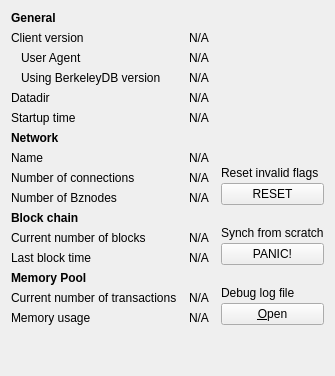
     <widget class="QWidget" name="tab_info">
      <attribute name="title">
       <string>&amp;Information</string>
      </attribute>
      <layout class="QGridLayout" name="gridLayout" columnstretch="0,1,0">
       <property name="horizontalSpacing">
        <number>12</number>
       </property>
       <item row="0" column="0">
        <widget class="QLabel" name="label_9">
         <property name="font">
          <font>
           <weight>75</weight>
           <bold>true</bold>
          </font>
         </property>
         <property name="text">
          <string>General</string>
         </property>
        </widget>
       </item>
       <item row="1" column="0">
        <widget class="QLabel" name="label_6">
         <property name="text">
          <string>Client version</string>
         </property>
        </widget>
       </item>
       <item row="1" column="1" colspan="2">
        <widget class="QLabel" name="clientVersion">
         <property name="cursor">
          <cursorShape>IBeamCursor</cursorShape>
         </property>
         <property name="text">
          <string>N/A</string>
         </property>
         <property name="textFormat">
          <enum>Qt::PlainText</enum>
         </property>
         <property name="textInteractionFlags">
          <set>Qt::LinksAccessibleByMouse|Qt::TextSelectableByKeyboard|Qt::TextSelectableByMouse</set>
         </property>
        </widget>
       </item>
       <item row="2" column="0">
        <widget class="QLabel" name="labelClientUserAgent">
         <property name="text">
          <string>User Agent</string>
         </property>
         <property name="indent">
          <number>10</number>
         </property>
        </widget>
       </item>
       <item row="2" column="1" colspan="2">
        <widget class="QLabel" name="clientUserAgent">
         <property name="cursor">
          <cursorShape>IBeamCursor</cursorShape>
         </property>
         <property name="text">
          <string>N/A</string>
         </property>
         <property name="textFormat">
          <enum>Qt::PlainText</enum>
         </property>
         <property name="textInteractionFlags">
          <set>Qt::LinksAccessibleByMouse|Qt::TextSelectableByKeyboard|Qt::TextSelectableByMouse</set>
         </property>
        </widget>
       </item>
       <item row="3" column="0">
        <widget class="QLabel" name="label_berkeleyDBVersion">
         <property name="text">
          <string>Using BerkeleyDB version</string>
         </property>
         <property name="indent">
          <number>10</number>
         </property>
        </widget>
       </item>
       <item row="3" column="1" colspan="2">
        <widget class="QLabel" name="berkeleyDBVersion">
         <property name="cursor">
          <cursorShape>IBeamCursor</cursorShape>
         </property>
         <property name="text">
          <string>N/A</string>
         </property>
         <property name="textFormat">
          <enum>Qt::PlainText</enum>
         </property>
         <property name="textInteractionFlags">
          <set>Qt::LinksAccessibleByMouse|Qt::TextSelectableByKeyboard|Qt::TextSelectableByMouse</set>
         </property>
        </widget>
       </item>
       <item row="4" column="0">
        <widget class="QLabel" name="label_12">
         <property name="text">
          <string>Datadir</string>
         </property>
        </widget>
       </item>
       <item row="4" column="1" colspan="2">
        <widget class="QLabel" name="dataDir">
         <property name="cursor">
          <cursorShape>IBeamCursor</cursorShape>
         </property>
         <property name="text">
          <string>N/A</string>
         </property>
         <property name="textFormat">
          <enum>Qt::PlainText</enum>
         </property>
         <property name="wordWrap">
          <bool>true</bool>
         </property>
         <property name="textInteractionFlags">
          <set>Qt::LinksAccessibleByMouse|Qt::TextSelectableByKeyboard|Qt::TextSelectableByMouse</set>
         </property>
        </widget>
       </item>
       <item row="5" column="0">
        <widget class="QLabel" name="label_13">
         <property name="text">
          <string>Startup time</string>
         </property>
        </widget>
       </item>
       <item row="5" column="1" colspan="2">
        <widget class="QLabel" name="startupTime">
         <property name="cursor">
          <cursorShape>IBeamCursor</cursorShape>
         </property>
         <property name="text">
          <string>N/A</string>
         </property>
         <property name="textFormat">
          <enum>Qt::PlainText</enum>
         </property>
         <property name="textInteractionFlags">
          <set>Qt::LinksAccessibleByMouse|Qt::TextSelectableByKeyboard|Qt::TextSelectableByMouse</set>
         </property>
        </widget>
       </item>
       <item row="6" column="0">
        <widget class="QLabel" name="labelNetwork">
         <property name="font">
          <font>
           <weight>75</weight>
           <bold>true</bold>
          </font>
         </property>
         <property name="text">
          <string>Network</string>
         </property>
        </widget>
       </item>
       <item row="7" column="0">
        <widget class="QLabel" name="label_8">
         <property name="text">
          <string>Name</string>
         </property>
        </widget>
       </item>
       <item row="7" column="1" colspan="2">
        <widget class="QLabel" name="networkName">
         <property name="cursor">
          <cursorShape>IBeamCursor</cursorShape>
         </property>
         <property name="text">
          <string>N/A</string>
         </property>
         <property name="textFormat">
          <enum>Qt::PlainText</enum>
         </property>
         <property name="textInteractionFlags">
          <set>Qt::LinksAccessibleByMouse|Qt::TextSelectableByKeyboard|Qt::TextSelectableByMouse</set>
         </property>
        </widget>
       </item>
       <item row="8" column="0">
        <widget class="QLabel" name="label_7">
         <property name="text">
          <string>Number of connections</string>
         </property>
        </widget>
       </item>
       <item row="8" column="1" colspan="2">
        <widget class="QLabel" name="numberOfConnections">
         <property name="cursor">
          <cursorShape>IBeamCursor</cursorShape>
         </property>
         <property name="text">
          <string>N/A</string>
         </property>
         <property name="textFormat">
          <enum>Qt::PlainText</enum>
         </property>
         <property name="textInteractionFlags">
          <set>Qt::LinksAccessibleByMouse|Qt::TextSelectableByKeyboard|Qt::TextSelectableByMouse</set>
         </property>
        </widget>
       </item>
       <item row="9" column="0">
        <widget class="QLabel" name="bznodeCountLabel">
         <property name="text">
          <string>Number of Bznodes</string>
         </property>
        </widget>
       </item>
       <item row="9" column="1">
        <widget class="QLabel" name="bznodeCount">
         <property name="text">
          <string>N/A</string>
         </property>
        </widget>
       </item>
       <item row="10" column="0">
        <widget class="QLabel" name="label_10">
         <property name="font">
          <font>
           <weight>75</weight>
           <bold>true</bold>
          </font>
         </property>
         <property name="text">
          <string>Block chain</string>
         </property>
        </widget>
       </item>
       <item row="11" column="0">
        <widget class="QLabel" name="label_3">
         <property name="text">
          <string>Current number of blocks</string>
         </property>
        </widget>
       </item>
       <item row="11" column="1" colspan="2">
        <widget class="QLabel" name="numberOfBlocks">
         <property name="cursor">
          <cursorShape>IBeamCursor</cursorShape>
         </property>
         <property name="text">
          <string>N/A</string>
         </property>
         <property name="textFormat">
          <enum>Qt::PlainText</enum>
         </property>
         <property name="textInteractionFlags">
          <set>Qt::LinksAccessibleByMouse|Qt::TextSelectableByKeyboard|Qt::TextSelectableByMouse</set>
         </property>
        </widget>
       </item>
       <item row="12" column="0">
        <widget class="QLabel" name="labelLastBlockTime">
         <property name="text">
          <string>Last block time</string>
         </property>
        </widget>
       </item>
       <item row="12" column="1" colspan="2">
        <widget class="QLabel" name="lastBlockTime">
         <property name="cursor">
          <cursorShape>IBeamCursor</cursorShape>
         </property>
         <property name="text">
          <string>N/A</string>
         </property>
         <property name="textFormat">
          <enum>Qt::PlainText</enum>
         </property>
         <property name="textInteractionFlags">
          <set>Qt::LinksAccessibleByMouse|Qt::TextSelectableByKeyboard|Qt::TextSelectableByMouse</set>
         </property>
        </widget>
       </item>
       <item row="13" column="0">
        <widget class="QLabel" name="labelMempoolTitle">
         <property name="font">
          <font>
           <weight>75</weight>
           <bold>true</bold>
          </font>
         </property>
         <property name="text">
          <string>Memory Pool</string>
         </property>
        </widget>
       </item>
       <item row="14" column="0">
        <widget class="QLabel" name="labelNumberOfTransactions">
         <property name="text">
          <string>Current number of transactions</string>
         </property>
        </widget>
       </item>
       <item row="14" column="1">
        <widget class="QLabel" name="mempoolNumberTxs">
         <property name="cursor">
          <cursorShape>IBeamCursor</cursorShape>
         </property>
         <property name="text">
          <string>N/A</string>
         </property>
         <property name="textFormat">
          <enum>Qt::PlainText</enum>
         </property>
         <property name="textInteractionFlags">
          <set>Qt::LinksAccessibleByMouse|Qt::TextSelectableByKeyboard|Qt::TextSelectableByMouse</set>
         </property>
        </widget>
       </item>
       <item row="15" column="0">
        <widget class="QLabel" name="labelMemoryUsage">
         <property name="text">
          <string>Memory usage</string>
         </property>
        </widget>
       </item>
       <item row="15" column="1">
        <widget class="QLabel" name="mempoolSize">
         <property name="cursor">
          <cursorShape>IBeamCursor</cursorShape>
         </property>
         <property name="text">
          <string>N/A</string>
         </property>
         <property name="textFormat">
          <enum>Qt::PlainText</enum>
         </property>
         <property name="textInteractionFlags">
          <set>Qt::LinksAccessibleByMouse|Qt::TextSelectableByKeyboard|Qt::TextSelectableByMouse</set>
         </property>
        </widget>
       </item>
       <item row="7" column="2" rowspan="3">
        <layout class="QVBoxLayout" name="verticalLayoutDebugButton">
         <property name="spacing">
          <number>3</number>
         </property>
         <item>
          <spacer name="verticalSpacer_2">
           <property name="orientation">
            <enum>Qt::Vertical</enum>
           </property>
           <property name="sizeHint" stdset="0">
            <size>
             <width>10</width>
             <height>5</height>
            </size>
           </property>
          </spacer>
         </item>
         <item>
          <widget class="QLabel" name="Reset Blocks">
           <property name="text">
            <string>Reset invalid flags</string>
           </property>
          </widget>
         </item>
         <item>
          <widget class="QPushButton" name="ResetBlocks">
           <property name="toolTip">
            <string>Resets all invalid block flags.</string>
           </property>
           <property name="text">
            <string>RESET</string>
           </property>
           <property name="autoDefault">
            <bool>true</bool>
           </property>
          </widget>
         </item>
        </layout>
       </item>
       <item row="10" column="2" rowspan="3">
        <layout class="QVBoxLayout" name="verticalLayoutDebugButton">
         <property name="spacing">
          <number>3</number>
         </property>
         <item>
          <spacer name="verticalSpacer_2">
           <property name="orientation">
            <enum>Qt::Vertical</enum>
           </property>
           <property name="sizeHint" stdset="0">
            <size>
             <width>10</width>
             <height>5</height>
            </size>
           </property>
          </spacer>
         </item>
         <item>
          <widget class="QLabel" name="Synch">
           <property name="text">
            <string>Synch from scratch</string>
           </property>
          </widget>
         </item>
         <item>
          <widget class="QPushButton" name="SynchButton">
           <property name="toolTip">
            <string>Deletes all local blockchain folders so the wallet synchronizes from scratch.</string>
           </property>
           <property name="text">
            <string>PANIC!</string>
           </property>
           <property name="autoDefault">
            <bool>true</bool>
           </property>
          </widget>
         </item>
        </layout>
       </item>
       <item row="13" column="2" rowspan="3">
        <layout class="QVBoxLayout" name="verticalLayoutDebugButton">
         <property name="spacing">
          <number>3</number>
         </property>
         <item>
          <spacer name="verticalSpacer_2">
           <property name="orientation">
            <enum>Qt::Vertical</enum>
           </property>
           <property name="sizeHint" stdset="0">
            <size>
             <width>10</width>
             <height>5</height>
            </size>
           </property>
          </spacer>
         </item>
         <item>
          <widget class="QLabel" name="labelDebugLogfile">
           <property name="text">
            <string>Debug log file</string>
           </property>
          </widget>
         </item>
         <item>
          <widget class="QPushButton" name="openDebugLogfileButton">
           <property name="toolTip">
            <string>Open the %1 debug log file from the current data directory. This can take a few seconds for large log files.</string>
           </property>
           <property name="text">
            <string>&amp;Open</string>
           </property>
           <property name="autoDefault">
            <bool>true</bool>
           </property>
          </widget>
         </item>
        </layout>
       </item>
       <item row="16" column="0">
        <spacer name="verticalSpacer">
         <property name="orientation">
          <enum>Qt::Vertical</enum>
         </property>
         <property name="sizeHint" stdset="0">
          <size>
           <width>20</width>
           <height>40</height>
          </size>
         </property>
        </spacer>
       </item>
      </layout>
     </widget>
